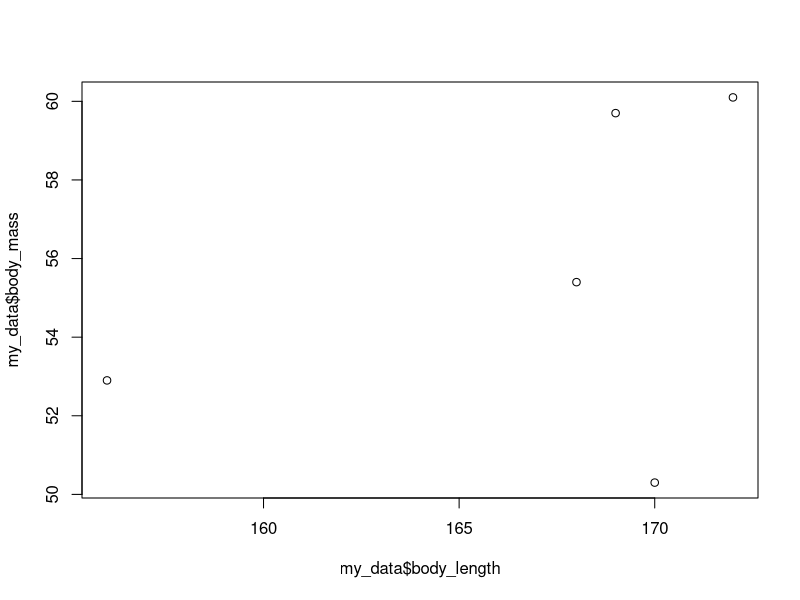

Write the R code that produced this figure.
## ---- chunk 1
knitr::opts_chunk$set(echo = TRUE)
## ---- chunk 2
# Try the following operations:
2+2
(2+2)*3
3/2
2^3
log(1) # the natural logarithm (ln)
exp(1) # e to the power of
log10(100) # log with base 10
## ---- chunk 3
a = 2+2
a
a*3
## ---- chunk 4
a <- 3+3
a
a*3
## ---- chunk 5
body_mass = c(50.3, 55.4, 52.9, 59.7, 60.1)
body_mass 
## ---- chunk 6
mean(body_mass) # returns mean body mass
sd(body_mass)   # returns the standard deviation of body mass
## ---- chunk 7
mean_body_mass = mean(body_mass)
sd_body_mass = sd(body_mass)
cv_body_mass = sd_body_mass/mean_body_mass
cv_body_mass
## ---- chunk 8
cv_body_mass = sd(body_mass)/mean(body_mass)
cv_body_mass
## ---- chunk 9
cv = function(x) sd(x)/mean(x)
## ---- chunk 10
cv(body_mass)
## ---- chunk 11
x = 0:10
x
## ---- chunk 12
y = seq(0, 100, by=10)
y
## ---- chunk 13
y + 2
## ---- chunk 14
x + y
## ---- chunk 15
x * y
y - x
y/x
## ---- chunk 16
log(x)
## ---- chunk 17
length(x)
length(y)
## ---- chunk 18
z = 1:10
z + c(0,1) # The first element is added 0, the second element added 1, third element added 0, etc.
## ---- chunk 19
z = 1:10
z + c(0,1,2) 
## ---- chunk 20
x = matrix(1:4, 2, 2)
x
## ---- chunk 21
# For matrix multiplication, use the '%*%' operator
y = c(1,2)
z = x %*% y
z # z[1,1] = x[1,1]*y[1] + x[1,2]*y[2], and z[2,1] = x[2,1]*y[1] + x[2,2]*y[2]
## ---- chunk 22
z = y %*% x
z # z[1,1] = y[1]*x[1,1] + y[2]*x[2,1], and z[1,2] = y[1]*x[1,2] + y[2]*x[2,2]
## ---- chunk 23
my_data = data.frame(body_length = c(170, 168, 156, 169, 172), body_mass = body_mass)
my_data
## ---- chunk 24
my_data$body_length
## ---- chunk 25
body_mass = 100
body_mass
my_data$body_mass
## ---- chunk 26
plot(my_data$body_length, my_data$body_mass)
